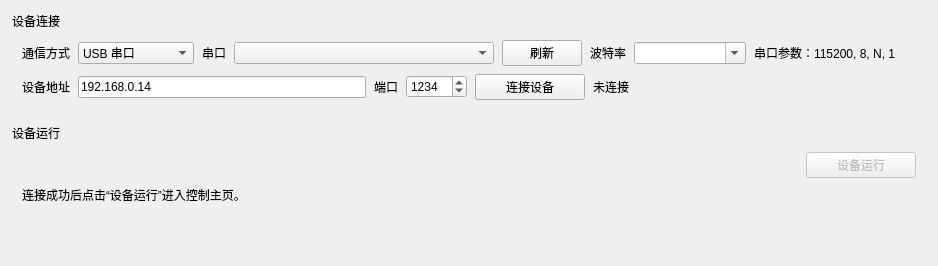
<?xml version='1.0' encoding='utf-8'?>
<ui version="4.0">
 <class>ConnectionPage</class>
 <widget class="QWidget" name="ConnectionPage">
  <property name="pageRoot" stdset="0">
   <bool>true</bool>
  </property>
  <layout class="QVBoxLayout" name="connectPageLayout">
   <property name="spacing">
    <number>10</number>
   </property>
   <property name="leftMargin">
    <number>10</number>
   </property>
   <property name="topMargin">
    <number>10</number>
   </property>
   <property name="rightMargin">
    <number>10</number>
   </property>
   <property name="bottomMargin">
    <number>10</number>
   </property>
   <item>
    <widget class="QWidget" name="connectionCard">
     <property name="card" stdset="0">
      <bool>true</bool>
     </property>
     <layout class="QVBoxLayout" name="connectionCardOuterLayout">
      <property name="spacing">
       <number>0</number>
      </property>
      <property name="leftMargin">
       <number>2</number>
      </property>
      <property name="topMargin">
       <number>2</number>
      </property>
      <property name="rightMargin">
       <number>2</number>
      </property>
      <property name="bottomMargin">
       <number>2</number>
      </property>
      <item>
       <widget class="QLabel" name="connectionCardHeader">
        <property name="cardHeader" stdset="0">
         <bool>true</bool>
        </property>
        <property name="text">
         <string>设备连接</string>
        </property>
       </widget>
      </item>
      <item>
       <widget class="QWidget" name="connectionCardBody">
        <property name="cardBody" stdset="0">
         <bool>true</bool>
        </property>
        <layout class="QVBoxLayout" name="connectionBodyLayout">
         <property name="spacing">
          <number>8</number>
         </property>
         <property name="leftMargin">
          <number>10</number>
         </property>
         <property name="topMargin">
          <number>10</number>
         </property>
         <property name="rightMargin">
          <number>10</number>
         </property>
         <property name="bottomMargin">
          <number>10</number>
         </property>
         <item>
          <layout class="QHBoxLayout" name="connectionRowOne">
           <property name="spacing">
            <number>8</number>
           </property>
           <item>
            <widget class="QLabel" name="labelMode">
             <property name="text">
              <string>通信方式</string>
             </property>
            </widget>
           </item>
           <item>
            <widget class="QComboBox" name="modeCombo">
             <item>
              <property name="text">
               <string>USB 串口</string>
              </property>
             </item>
             <item>
              <property name="text">
               <string>LAN 网络 (TCP)</string>
              </property>
             </item>
            </widget>
           </item>
           <item>
            <widget class="QLabel" name="labelSerial">
             <property name="text">
              <string>串口</string>
             </property>
            </widget>
           </item>
           <item>
            <widget class="QComboBox" name="portCombo">
             <property name="minimumSize">
              <size>
               <width>260</width>
               <height>0</height>
              </size>
             </property>
            </widget>
           </item>
           <item>
            <widget class="QPushButton" name="refreshPortsButton">
             <property name="text">
              <string>刷新</string>
             </property>
            </widget>
           </item>
           <item>
            <widget class="QLabel" name="labelBaudRate">
             <property name="text">
              <string>波特率</string>
             </property>
            </widget>
           </item>
           <item>
            <widget class="QComboBox" name="baudCombo">
             <property name="minimumSize">
              <size>
               <width>112</width>
               <height>0</height>
              </size>
             </property>
             <property name="editable">
              <bool>true</bool>
             </property>
            </widget>
           </item>
           <item>
            <widget class="QLabel" name="labelSerialParams">
             <property name="text">
              <string>串口参数：115200, 8, N, 1</string>
             </property>
            </widget>
           </item>
           <item>
            <spacer name="connectionRowOneSpacer">
             <property name="orientation">
              <enum>Qt::Horizontal</enum>
             </property>
             <property name="sizeHint" stdset="0">
              <size>
               <width>20</width>
               <height>20</height>
              </size>
             </property>
            </spacer>
           </item>
          </layout>
         </item>
         <item>
          <layout class="QHBoxLayout" name="connectionRowTwo">
           <property name="spacing">
            <number>8</number>
           </property>
           <item>
            <widget class="QLabel" name="labelHost">
             <property name="text">
              <string>设备地址</string>
             </property>
            </widget>
           </item>
           <item>
            <widget class="QLineEdit" name="hostEdit">
             <property name="text">
              <string>192.168.0.14</string>
             </property>
             <property name="placeholderText">
              <string>信号发生器 IP 地址</string>
             </property>
            </widget>
           </item>
           <item>
            <widget class="QLabel" name="labelTcpPort">
             <property name="text">
              <string>端口</string>
             </property>
            </widget>
           </item>
           <item>
            <widget class="QSpinBox" name="tcpPortSpin">
             <property name="minimum">
              <number>1</number>
             </property>
             <property name="maximum">
              <number>65535</number>
             </property>
             <property name="value">
              <number>1234</number>
             </property>
            </widget>
           </item>
           <item>
            <widget class="QPushButton" name="connectButton">
             <property name="minimumSize">
              <size>
               <width>110</width>
               <height>0</height>
              </size>
             </property>
             <property name="text">
              <string>连接设备</string>
             </property>
            </widget>
           </item>
           <item>
            <widget class="QLabel" name="connectionLabel">
             <property name="wordWrap">
              <bool>true</bool>
             </property>
             <property name="text">
              <string>未连接</string>
             </property>
            </widget>
           </item>
           <item>
            <spacer name="connectionRowTwoSpacer">
             <property name="orientation">
              <enum>Qt::Horizontal</enum>
             </property>
             <property name="sizeHint" stdset="0">
              <size>
               <width>20</width>
               <height>20</height>
              </size>
             </property>
            </spacer>
           </item>
          </layout>
         </item>
        </layout>
       </widget>
      </item>
     </layout>
    </widget>
   </item>
   <item>
    <widget class="QWidget" name="identificationCard">
     <property name="card" stdset="0">
      <bool>true</bool>
     </property>
     <layout class="QVBoxLayout" name="identificationCardOuterLayout">
      <property name="spacing">
       <number>0</number>
      </property>
      <property name="leftMargin">
       <number>2</number>
      </property>
      <property name="topMargin">
       <number>2</number>
      </property>
      <property name="rightMargin">
       <number>2</number>
      </property>
      <property name="bottomMargin">
       <number>2</number>
      </property>
      <item>
       <widget class="QLabel" name="identificationCardHeader">
        <property name="cardHeader" stdset="0">
         <bool>true</bool>
        </property>
        <property name="text">
         <string>设备运行</string>
        </property>
       </widget>
      </item>
      <item>
       <widget class="QWidget" name="identificationCardBody">
        <property name="cardBody" stdset="0">
         <bool>true</bool>
        </property>
        <layout class="QVBoxLayout" name="identificationBodyLayout">
         <property name="spacing">
          <number>8</number>
         </property>
         <property name="leftMargin">
          <number>10</number>
         </property>
         <property name="topMargin">
          <number>10</number>
         </property>
         <property name="rightMargin">
          <number>10</number>
         </property>
         <property name="bottomMargin">
          <number>10</number>
         </property>
         <item>
          <layout class="QHBoxLayout" name="identificationRow">
           <property name="spacing">
            <number>8</number>
           </property>
           <item>
            <spacer name="identificationRowSpacer">
             <property name="orientation">
              <enum>Qt::Horizontal</enum>
             </property>
             <property name="sizeHint" stdset="0">
              <size>
               <width>20</width>
               <height>20</height>
              </size>
             </property>
            </spacer>
           </item>
           <item>
            <widget class="QPushButton" name="runButton">
             <property name="enabled">
              <bool>false</bool>
             </property>
             <property name="minimumSize">
              <size>
               <width>110</width>
               <height>0</height>
              </size>
             </property>
             <property name="text">
              <string>设备运行</string>
             </property>
            </widget>
           </item>
          </layout>
         </item>
         <item>
          <widget class="QLabel" name="identificationNoteLabel">
           <property name="wordWrap">
            <bool>true</bool>
           </property>
           <property name="text">
            <string>连接成功后点击“设备运行”进入控制主页。</string>
           </property>
          </widget>
         </item>
        </layout>
       </widget>
      </item>
     </layout>
    </widget>
   </item>
   <item>
    <spacer name="connectPageSpacer">
     <property name="orientation">
      <enum>Qt::Vertical</enum>
     </property>
     <property name="sizeHint" stdset="0">
      <size>
       <width>20</width>
       <height>40</height>
      </size>
     </property>
    </spacer>
   </item>
  </layout>
 </widget>
 <resources />
 <connections />
</ui>
